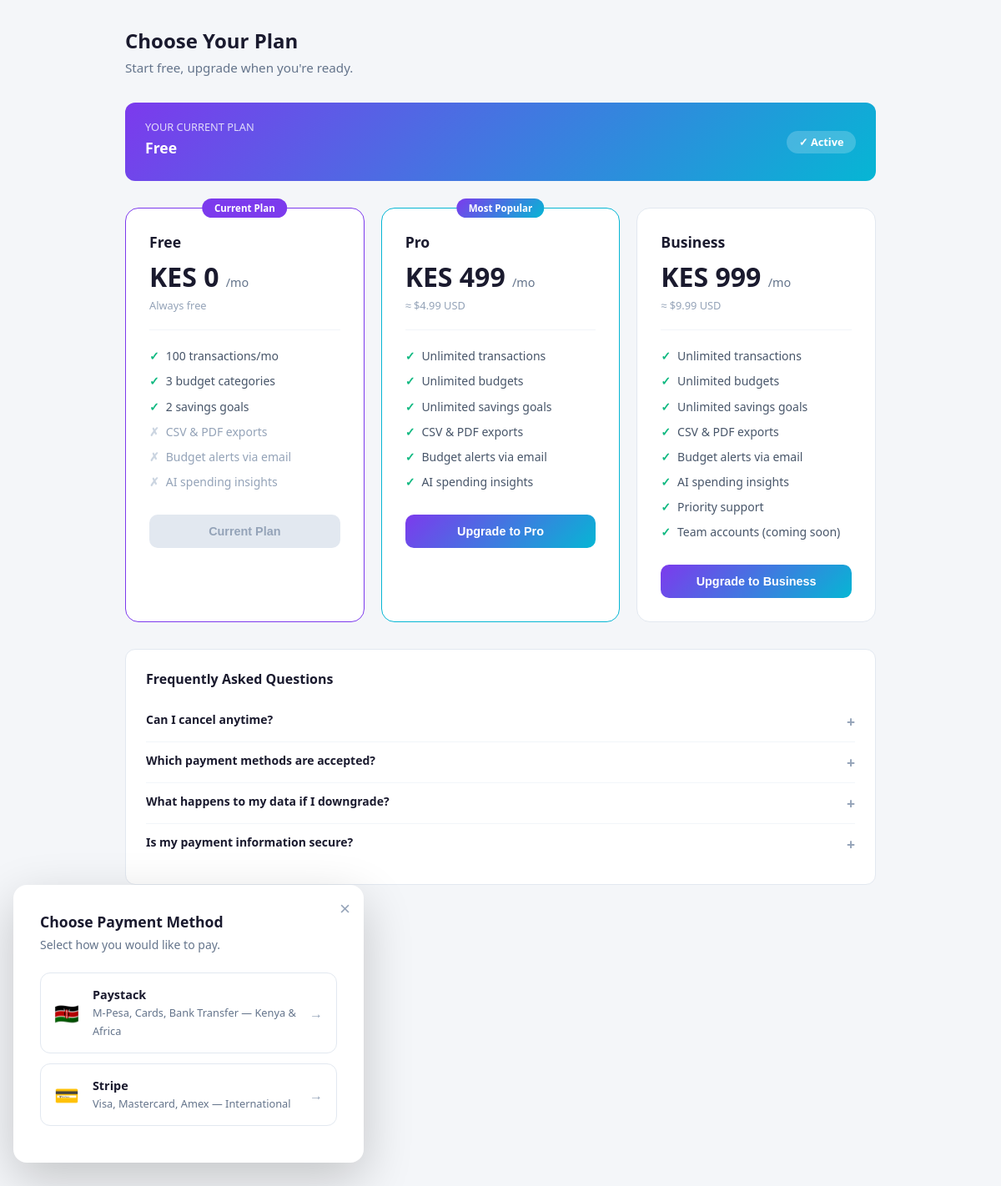
The app's page /plans.php (signed in) with its own data.
### tables this page shows
CREATE TABLE `subscriptions` (
  `sub_id` int(10) UNSIGNED NOT NULL,
  `user_id` int(11) NOT NULL,
  `plan_id` int(10) UNSIGNED NOT NULL DEFAULT 1,
  `status` enum('active','cancelled','expired','trial') DEFAULT 'active',
  `provider` enum('free','paystack','stripe') DEFAULT 'free',
  `provider_ref` varchar(255) DEFAULT NULL COMMENT 'Paystack/Stripe reference',
  `starts_at` datetime DEFAULT current_timestamp(),
  `expires_at` datetime DEFAULT NULL COMMENT 'NULL = never expires (free)',
  `created_at` timestamp NOT NULL DEFAULT current_timestamp()
);

CREATE TABLE `plans` (
  `plan_id` int(10) UNSIGNED NOT NULL,
  `name` varchar(50) NOT NULL,
  `price_kes` decimal(10,2) NOT NULL DEFAULT 0.00,
  `price_usd` decimal(10,2) NOT NULL DEFAULT 0.00,
  `max_transactions` int(11) DEFAULT NULL COMMENT 'NULL = unlimited',
  `max_budgets` int(11) DEFAULT NULL,
  `max_goals` int(11) DEFAULT NULL,
  `has_exports` tinyint(1) DEFAULT 0,
  `has_alerts` tinyint(1) DEFAULT 0,
  `has_ai` tinyint(1) DEFAULT 0,
  `is_active` tinyint(1) DEFAULT 1,
  `created_at` timestamp NOT NULL DEFAULT current_timestamp()
);

### security.php (called while the page is built, shortened)
<?php
$user_id = (int) $_SESSION['user_id'];

### plans.php (the view, shortened to what this page needs)
<?php
require_once 'db.php';
require_once 'security.php';
require_once 'mailer.php';
$user_stmt = $conn->prepare("
    SELECT u.full_name, u.email,
           p.name AS plan_name, p.plan_id,
           p.has_exports, p.has_alerts, p.has_ai,
           s.status AS sub_status, s.expires_at
    FROM users u
    LEFT JOIN subscriptions s ON s.user_id = u.user_id
    LEFT JOIN plans p ON p.plan_id = s.plan_id
    WHERE u.user_id = ?
");
$user_stmt->bind_param("i", $user_id);
$user_stmt->execute();
$user = $user_stmt->get_result()->fetch_assoc();
$plans_stmt = $conn->query("SELECT * FROM plans WHERE is_active=1 ORDER BY price_kes ASC");
$plans = $plans_stmt->fetch_all(MYSQLI_ASSOC);
$current_plan = $user['plan_name'] ?? 'Free';
?>
<!DOCTYPE html>
<html lang="en">
<head>
</head>
<body>
<div class="container">
    <h2>Choose Your Plan</h2>
    <p class="subtitle">Start free, upgrade when you're ready.</p>
    <div class="current-banner">
        <div>
            <div class="plan-label">YOUR CURRENT PLAN</div>
            <div class="plan-name"><?= htmlspecialchars($current_plan, ENT_QUOTES, 'UTF-8') ?></div>
        </div>
        <span class="status-pill">✓ Active</span>
    </div>
    <div class="plans-grid">
        <?php foreach ($plans as $plan):
            $is_current = strtolower($plan['name']) === strtolower($current_plan);
            $is_popular = $plan['name'] === 'Pro';
        ?>
        <div class="plan-card <?= $is_current ? 'current' : ($is_popular ? 'popular' : '') ?>">
            <?php if ($is_current): ?>
                <div class="current-badge">Current Plan</div>
            <?php elseif ($is_popular): ?>
                <div class="popular-badge">Most Popular</div>
            <?php endif; ?>
            <div class="plan-name"><?= htmlspecialchars($plan['name'], ENT_QUOTES, 'UTF-8') ?></div>
            <div class="plan-price">
                KES <?= number_format((float)$plan['price_kes'], 0) ?>
                <span>/mo</span>
            </div>
            <div class="plan-price-usd">
                <?= $plan['price_usd'] > 0 ? '≈ $' . number_format((float)$plan['price_usd'], 2) . ' USD' : 'Always free' ?>
            </div>
            <hr class="plan-divider">
            <ul class="plan-features">
                <li><?= $plan['max_transactions'] ? number_format($plan['max_transactions']) . ' transactions/mo' : 'Unlimited transactions' ?></li>
                <li><?= $plan['max_budgets'] ? $plan['max_budgets'] . ' budget categories' : 'Unlimited budgets' ?></li>
                <li><?= $plan['max_goals'] ? $plan['max_goals'] . ' savings goals' : 'Unlimited savings goals' ?></li>
                <li class="<?= $plan['has_exports'] ? '' : 'no' ?>">CSV &amp; PDF exports</li>
                <li class="<?= $plan['has_alerts'] ? '' : 'no' ?>">Budget alerts via email</li>
                <li class="<?= $plan['has_ai'] ? '' : 'no' ?>">AI spending insights</li>
                <?php if ($plan['name'] === 'Business'): ?>
                    <li>Priority support</li>
                    <li>Team accounts (coming soon)</li>
                <?php endif; ?>
            </ul>
            <?php if ($is_current): ?>
                <button class="btn btn-disabled" disabled>Current Plan</button>
            <?php elseif ($plan['price_kes'] == 0): ?>
                <button class="btn btn-disabled" disabled>Free Forever</button>
            <?php else: ?>
                <button class="btn btn-primary"
                        onclick="openPaymentModal(<?= $plan['plan_id'] ?>, '<?= htmlspecialchars($plan['name'], ENT_QUOTES) ?>', <?= $plan['price_kes'] ?>, <?= $plan['price_usd'] ?>)">
                    Upgrade to <?= htmlspecialchars($plan['name'], ENT_QUOTES, 'UTF-8') ?>
                </button>
            <?php endif; ?>
        </div>
        <?php endforeach; ?>
    </div>
    <div class="faq">
        <h3>Frequently Asked Questions</h3>
        <div class="faq-item">
            <div class="faq-q" onclick="this.parentElement.classList.toggle('open')">Can I cancel anytime?</div>
        </div>
        <div class="faq-item">
            <div class="faq-q" onclick="this.parentElement.classList.toggle('open')">Which payment methods are accepted?</div>
        </div>
        <div class="faq-item">
            <div class="faq-q" onclick="this.parentElement.classList.toggle('open')">What happens to my data if I downgrade?</div>
        </div>
        <div class="faq-item">
            <div class="faq-q" onclick="this.parentElement.classList.toggle('open')">Is my payment information secure?</div>
        </div>
    </div>
</div>
    <div class="payment-modal">
        <button class="modal-close" onclick="closePayModal()">&times;</button>
        <h3>Choose Payment Method</h3>
        <p id="payModalDesc">Select how you would like to pay.</p>
        <div class="pay-option" onclick="payWithPaystack()">
            <div class="icon">🇰🇪</div>
            <div class="info">
                <strong>Paystack</strong>
                <small>M-Pesa, Cards, Bank Transfer — Kenya &amp; Africa</small>
            </div>
            <span class="arrow">→</span>
        </div>
        <div class="pay-option" onclick="payWithStripe()">
            <div class="icon">💳</div>
            <div class="info">
                <strong>Stripe</strong>
                <small>Visa, Mastercard, Amex — International</small>
            </div>
            <span class="arrow">→</span>
        </div>
    </div>
</body>
</html>

### plans.php (style rules this page uses)
*, *::before, *::after { box-sizing: border-box; margin: 0; padding: 0; }
body { font-family: system-ui, sans-serif; background: #f4f6f9; color: #1a1a2e; padding: 2rem 1rem; }
.container { max-width: 900px; margin: 0 auto; }
h2 { font-size: 1.5rem; margin-bottom: .4rem; }
.subtitle { color: #64748b; margin-bottom: 2rem; font-size: .95rem; }
.current-banner { background: linear-gradient(135deg, #7c3aed, #06b6d4); color: #fff; border-radius: 12px; padding: 1.25rem 1.5rem; margin-bottom: 2rem; display: flex; justify-content: space-between; align-items: center; flex-wrap: wrap; gap: 1rem; }
.current-banner .plan-name { font-size: 1.1rem; font-weight: 700; }
.current-banner .plan-label { font-size: .8rem; opacity: .8; margin-bottom: .25rem; }
.current-banner .status-pill { background: rgba(255,255,255,.2); border-radius: 99px; padding: .3rem .9rem; font-size: .8rem; font-weight: 600; }
.plans-grid { display: grid; grid-template-columns: repeat(auto-fill, minmax(260px, 1fr)); gap: 1.25rem; margin-bottom: 2rem; }
.plan-card { background: #fff; border: 1.5px solid #e2e8f0; border-radius: 16px; padding: 1.75rem; position: relative; transition: box-shadow .2s, border-color .2s; }
.plan-card.current { border-color: #7c3aed; }
.plan-card.popular { border-color: #06b6d4; }
.popular-badge { position: absolute; top: -12px; left: 50%; transform: translateX(-50%); background: linear-gradient(135deg, #7c3aed, #06b6d4); color: #fff; font-size: .72rem; font-weight: 700; padding: .25rem .9rem; border-radius: 99px; white-space: nowrap; }
.current-badge { position: absolute; top: -12px; left: 50%; transform: translateX(-50%); background: #7c3aed; color: #fff; font-size: .72rem; font-weight: 700; padding: .25rem .9rem; border-radius: 99px; white-space: nowrap; }
.plan-name { font-size: 1.1rem; font-weight: 700; margin-bottom: .5rem; }
.plan-price { font-size: 2rem; font-weight: 800; color: #1a1a2e; margin-bottom: .2rem; }
.plan-price span { font-size: .9rem; font-weight: 400; color: #64748b; }
.plan-price-usd { font-size: .8rem; color: #94a3b8; margin-bottom: 1.25rem; }
.plan-divider { border: none; border-top: 1px solid #f1f5f9; margin: 1rem 0; }
.plan-features { list-style: none; margin-bottom: 1.5rem; }
.plan-features li { font-size: .875rem; color: #475569; padding: .35rem 0; display: flex; gap: .5rem; align-items: flex-start; }
.plan-features li::before { content: "✓"; color: #10b981; font-weight: 700; flex-shrink: 0; }
.plan-features li.no::before { content: "✗"; color: #cbd5e1; }
.plan-features li.no { color: #94a3b8; }
.btn { width: 100%; padding: .75rem; border: none; border-radius: 10px; font-weight: 700; font-size: .9rem; cursor: pointer; transition: opacity .15s, transform .1s; }
.btn-primary { background: linear-gradient(135deg, #7c3aed, #06b6d4); color: #fff; }
.btn-disabled { background: #e2e8f0; color: #94a3b8; cursor: default; }
.payment-modal { background: #fff; border-radius: 16px; padding: 2rem; width: min(420px, 95vw); box-shadow: 0 20px 60px rgba(0,0,0,.2); position: relative; }
.payment-modal h3 { font-size: 1.1rem; margin-bottom: .4rem; }
.payment-modal p { font-size: .875rem; color: #64748b; margin-bottom: 1.5rem; }
.modal-close { position: absolute; top: 1rem; right: 1rem; background: none; border: none; font-size: 1.4rem; cursor: pointer; color: #94a3b8; }
.pay-option { display: flex; align-items: center; gap: 1rem; padding: 1rem; border: 1.5px solid #e2e8f0; border-radius: 12px; cursor: pointer; margin-bottom: .75rem; transition: border-color .15s, background .15s; }
.pay-option .icon { font-size: 1.5rem; }
.pay-option .info { flex: 1; }
.pay-option .info strong { display: block; font-size: .9rem; }
.pay-option .info small { font-size: .8rem; color: #64748b; }
.pay-option .arrow { color: #94a3b8; }
.faq { background: #fff; border-radius: 12px; padding: 1.5rem; border: 1px solid #e2e8f0; }
.faq h3 { font-size: 1rem; margin-bottom: 1rem; }
.faq-item { border-bottom: 1px solid #f1f5f9; padding: .75rem 0; }
.faq-item:last-child { border-bottom: none; }
.faq-q { font-size: .875rem; font-weight: 600; cursor: pointer; display: flex; justify-content: space-between; }
.faq-q::after { content: "+"; font-size: 1.1rem; color: #94a3b8; }

### records on screen
subscriptions: plan.name "Free"
plans: shows "Current Plan", name "Free", price_kes "0", price_usd "Always free", max_transactions "100", max_budgets "3", max_goals "2"
plans: shows "Most Popular", name "Pro", price_kes "499", price_usd "4.99", shows "Unlimited transactions", shows "Unlimited budgets", shows "Unlimited savings goals"
plans: name "Business", price_kes "999", price_usd "9.99", shows "Unlimited transactions", shows "Unlimited budgets", shows "Unlimited savings goals", shows "Priority support"
